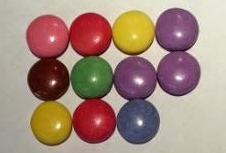
#> input picture images/smarties01.JPG, 226 x 153 px, found by its file name
$ python GDV_tutorial_07.py   (older library calls are emulated)
#> lines starting #> are read from the running program, lines starting #| are printed output that depends on the picture; after the words box and inside, x2 and y2 are one past the last pixel; in counts of white or black regions, pixels touching at a corner belong together
import cv2
import numpy as np

### Goal: Count the number of green smarties in the images
# define green in HSV
hue = 60  # 60 is pure green
hue_range = 10
saturation = 155
saturation_range = 100
value = 155
value_range = 100
lower_green = np.array([hue - hue_range,saturation - saturation_range,value - value_range])
upper_green = np.array([hue + hue_range,saturation + saturation_range,value + value_range])

# load image
img = cv2.imread('images\smarties01.JPG',cv2.IMREAD_COLOR)
#> img is the input picture: shape (153, 226, 3); mean B, G, R 124.7, 137.2, 164
img = cv2.resize(img,(800,600))
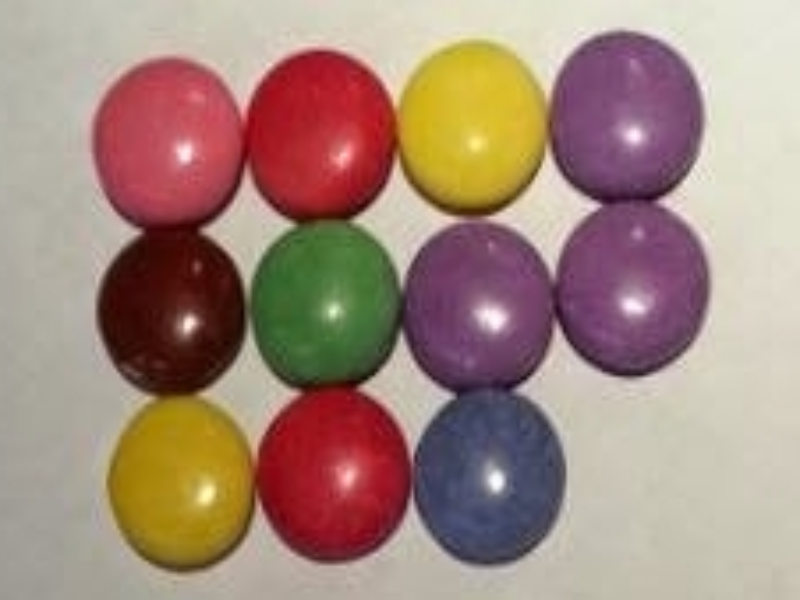
#> img: shape (600, 800, 3); mean B, G, R 124.6, 137.1, 163.9

# convert to HSV
hsv = cv2.cvtColor(img, cv2.COLOR_BGR2HSV)
#> hsv: shape (600, 800, 3); mean H, S, V 65.8, 84.4, 166.5

# create a mask
mask = cv2.inRange(hsv, lower_green, upper_green)
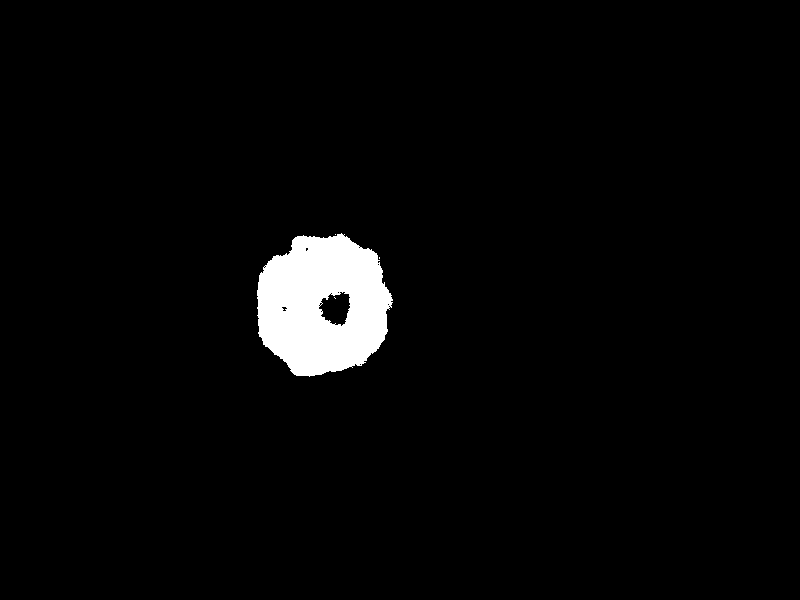
#> mask: shape (600, 800); 3% white; 4 white regions (3 under 20 px), largest, box (x1, y1, x2, y2) and area: (257, 233, 393, 377) 14237


## morphological operations code
# optional mapping of values with morphological shapes
def morph_shape(val):
    if val == 0:
        return cv2.MORPH_RECT
    elif val == 1:
        return cv2.MORPH_CROSS
    elif val == 2:
        return cv2.MORPH_ELLIPSE

# dilation with parameters
def dilatation(img,size,shape):
    element = cv2.getStructuringElement(shape, (2 * size + 1, 2 * size + 1),
                                       (size, size))
    return cv2.dilate(img, element)

# opening
def opening(img,size,shape):
#> called with size = 7, shape = 2
    element = cv2.getStructuringElement(shape, (2 * size + 1, 2 * size + 1),
                                       (size, size))
    return cv2.morphologyEx(img, cv2.MORPH_OPEN, element)
#> returned value: shape (600, 800); 2.9% white; 1 white region, box (x1, y1, x2, y2) and area: (257, 235, 391, 377) 14014

#setting the parameters
kernel_shape = morph_shape(2)
kernel_size = 7
#mask = dilatation(mask,kernel_size,kernel_shape)
mask = opening(mask,kernel_size,kernel_shape)

# mask out green parts as binary image
result = cv2.bitwise_and(img, img, mask=mask)
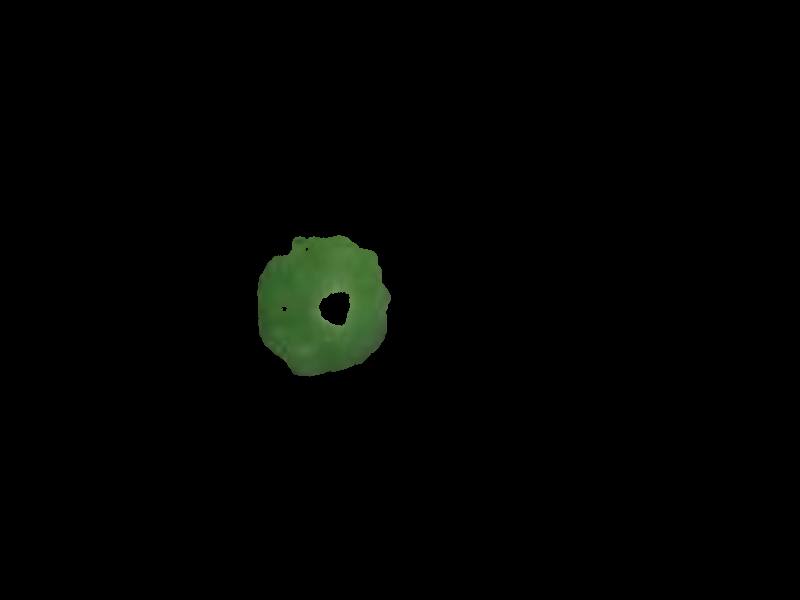
#> result: shape (600, 800, 3); mean B, G, R 1.5, 3.1, 1.9

# find connected components
connectivity = 4
(numLabels, labels, stats, centroids) = cv2.connectedComponentsWithStats(mask, connectivity, cv2.CV_32S)
#> numLabels = 2; stats = [[0, 0, 800, 600, 465986], [257, 235, 134, 142, 14014]]; centroids = [[401.8, 299.3], [321.9, 304.8]]


# print out number of connected components and be aware that The first connected component, with an ID of 0
# is always the background. We typically ignore the background, but if you ever need it, keep in mind that ID 0
# contains it.
print('We have found ', str(numLabels-1),' green smarties.')
#| We have found  1  green smarties.

# find center of mass and draw a mark in the original image
red_BGR = (0,0,255)
circle_size = 10
circle_thickness = 5
min_size = 10

# go through all (reasonable) found connected components
for i in range(1,numLabels):
    # check size and roundness as plausibility
    x = stats[i, cv2.CC_STAT_LEFT]
    y = stats[i, cv2.CC_STAT_TOP]
    w = stats[i, cv2.CC_STAT_WIDTH]
    h = stats[i, cv2.CC_STAT_HEIGHT]
    if w < min_size or h < min_size:
        print ('Found a too small component.')
        break # found component is too small to be correct
    if w > h:
        roundness = 1.0 / (w/h)
    elif h > w:
        roundness = 1.0 / (h/w)
    if (roundness > 2):
        print ('Found a component that is not round enough.')
        break # ratio of width and height is not suitable

    # find and draw center
    center = centroids[i]
    center = np.round(center)
    center = center.astype(int)
    cv2.circle(img,center,circle_size,red_BGR,circle_thickness)
    # find and draw bounding box

    cv2.rectangle(img, (x, y), (x + w, y + h), (0, 255, 0), 3)
#> this loop made 1 pass
#> (x, y, w, h, roundness, center) on pass 1: (257, 235, 134, 142, 0.944, [322, 305])
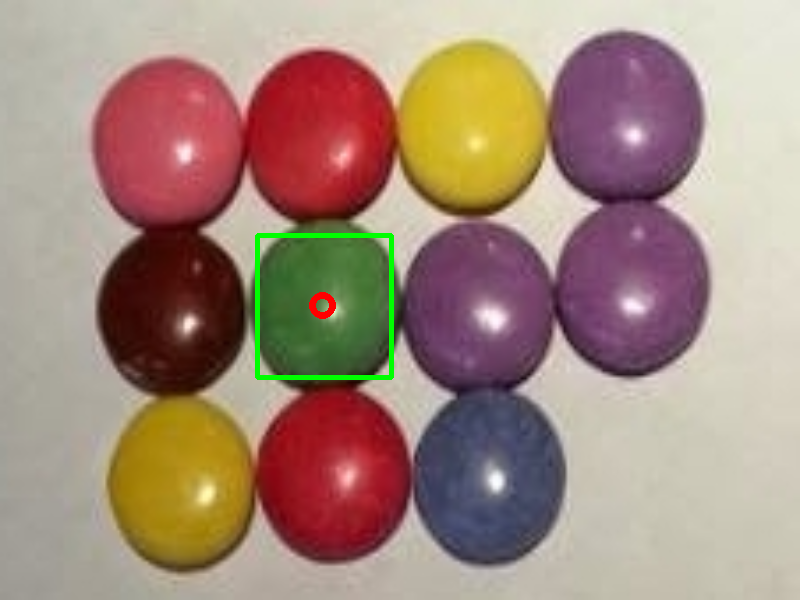
#> img: shape (600, 800, 3); 0.66% of pixels changed, all inside (x1, y1, x2, y2) = (255, 233, 394, 380)


# show the original image with drawings in one window
cv2.imshow('Original image', img)
# show the masked image in another window
cv2.imshow('Masked image', result)
# show the mask image in another window
cv2.imshow('Mask image', mask)

cv2.waitKey(0)
cv2.destroyAllWindows()

$ run again, with images/smarties02.JPG copied over images/smarties01.JPG
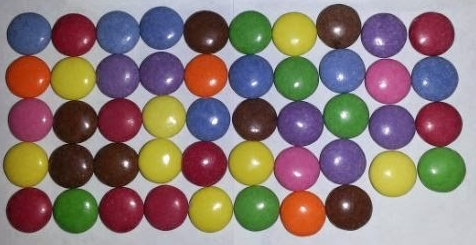
#> input picture images/smarties02.JPG, 476 x 245 px, found by its file name
#> img is the input picture: shape (245, 476, 3); mean B, G, R 116.3, 120.7, 137.6
#> hsv: shape (600, 800, 3); mean H, S, V 94.6, 102.7, 153.3
#> mask: shape (600, 800); 7.5% white; 14 white regions (6 under 20 px), largest, box (x1, y1, x2, y2) and area: (703, 363, 783, 471) 6569, (544, 231, 620, 338) 6255, (462, 141, 536, 247) 6012
#> `(numLabels, labels, stats, centroids) = cv2.connectedComponentsWithSta..`:
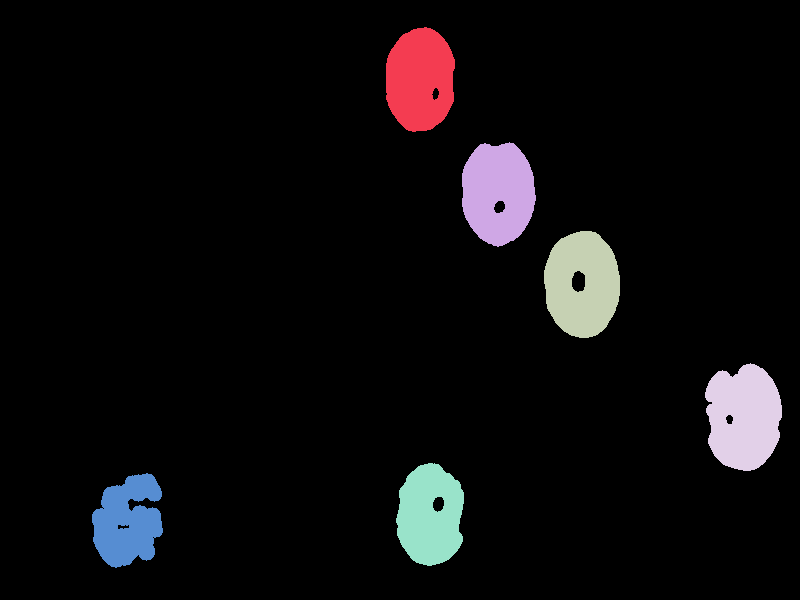
#> labels: shape (600, 800) int32; 7 distinct labels, from 0 to 6; one colour per label, 0 black
#> numLabels = 7; stats = [[0, 0, 800, 600, 445446], [386, 27, 69, 105, 5777], [462, 142, 74, 105, 5985], [544, 231, 76, 107, 6239], [705, 363, 77, 108, 6419], [396, 463, 68, 103, 5363], [92, 473, 71, 95, 4771]]; centroids = [[393, 297.4], [419.7, 79.1], [497.7, 192.3], [581.8, 283.8], [743.2, 416.8], [429.7, 514.9], [127.4, 521.3]]
#| We have found  6  green smarties.
#> the loop `for i in range(1,numLabels):` made 6 passes
#> (x, y, w, h, roundness, center) on passes 1 to 6: (386, 27, 69, 105, 0.657, [420, 79]), (462, 142, 74, 105, 0.705, [498, 192]), (544, 231, 76, 107, 0.71, [582, 284]), (705, 363, 77, 108, 0.713, [743, 417]), (396, 463, 68, 103, 0.66, [430, 515]), (92, 473, 71, 95, 0.747, [127, 521])
#> after the loop `for i in range(1,numLabels):`:
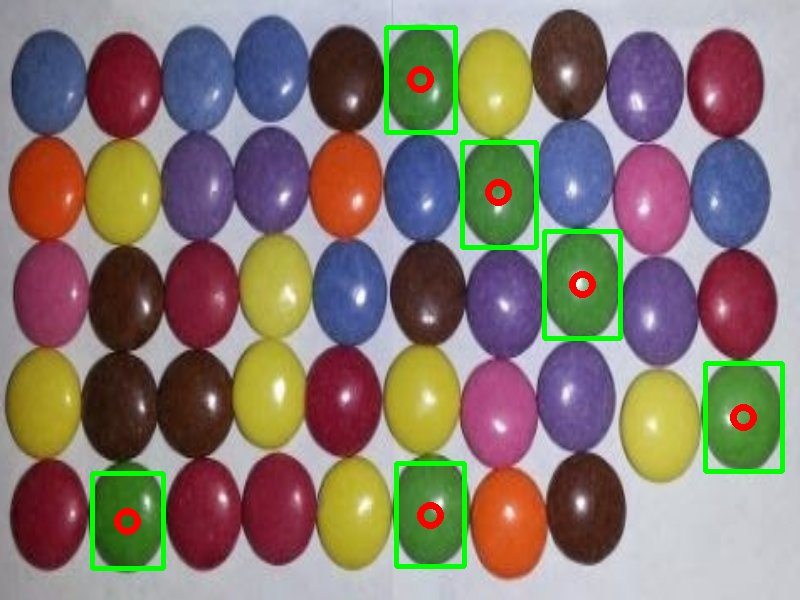
#> img: shape (600, 800, 3); mean B, G, R 112.5, 121.9, 135.2

$ run again, with images/smarties03.JPG copied over images/smarties01.JPG
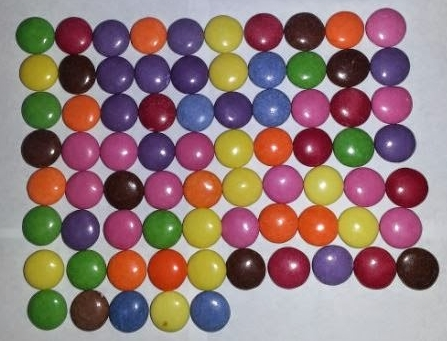
#> input picture images/smarties03.JPG, 447 x 341 px, found by its file name
#> img is the input picture: shape (341, 447, 3); mean B, G, R 119.3, 121.1, 146
#> hsv: shape (600, 800, 3); mean H, S, V 96.7, 97.1, 156.7
#> mask: shape (600, 800); 5.3% white; 19 white regions (9 under 20 px), largest, box (x1, y1, x2, y2) and area: (598, 226, 670, 294) 3688, (514, 91, 583, 156) 3507, (49, 512, 120, 581) 3503
#> `(numLabels, labels, stats, centroids) = cv2.connectedComponentsWithSta..`:
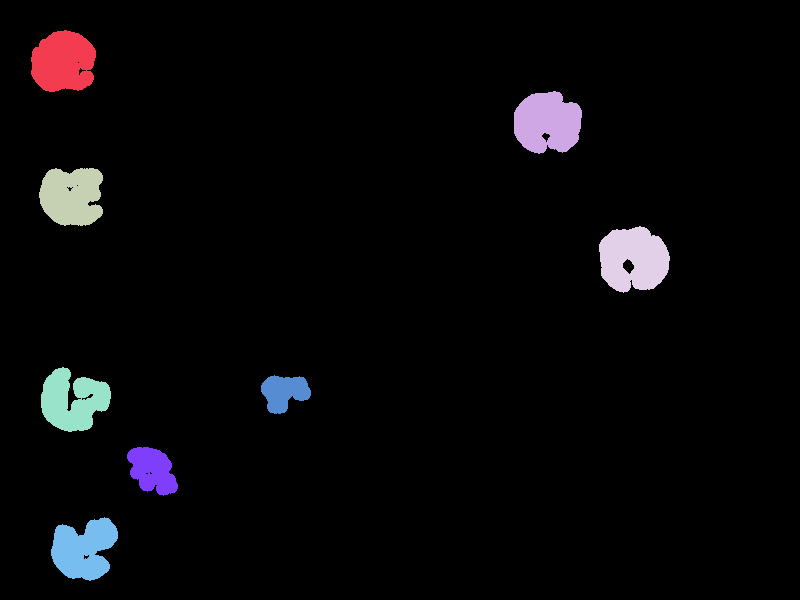
#> labels: shape (600, 800) int32; 9 distinct labels, from 0 to 8; one colour per label, 0 black
#> numLabels = 9; stats = [[0, 0, 800, 600, 457941], [31, 30, 65, 62, 3185], [514, 91, 68, 63, 3322], [39, 168, 64, 58, 3046], [599, 226, 71, 67, 3577], [41, 367, 70, 65, 2998], [261, 375, 50, 39, 1300], [127, 447, 51, 49, 1697], [51, 517, 67, 64, 2934]]; centroids = [[406.5, 300.3], [62.94, 61.62], [547, 122.3], [71.37, 195.8], [633.1, 258.8], [72.54, 400.3], [283.7, 391.7], [151.9, 469.9], [83.32, 548.8]]
#| We have found  8  green smarties.
#> the loop `for i in range(1,numLabels):` made 8 passes
#> (x, y, w, h, roundness, center) on passes 1 to 8: (31, 30, 65, 62, 0.954, [63, 62]), (514, 91, 68, 63, 0.926, [547, 122]), (39, 168, 64, 58, 0.906, [71, 196]), (599, 226, 71, 67, 0.944, [633, 259]), (41, 367, 70, 65, 0.929, [73, 400]), (261, 375, 50, 39, 0.78, [284, 392]), (127, 447, 51, 49, 0.961, [152, 470]), (51, 517, 67, 64, 0.955, [83, 549])
#> after the loop `for i in range(1,numLabels):`:
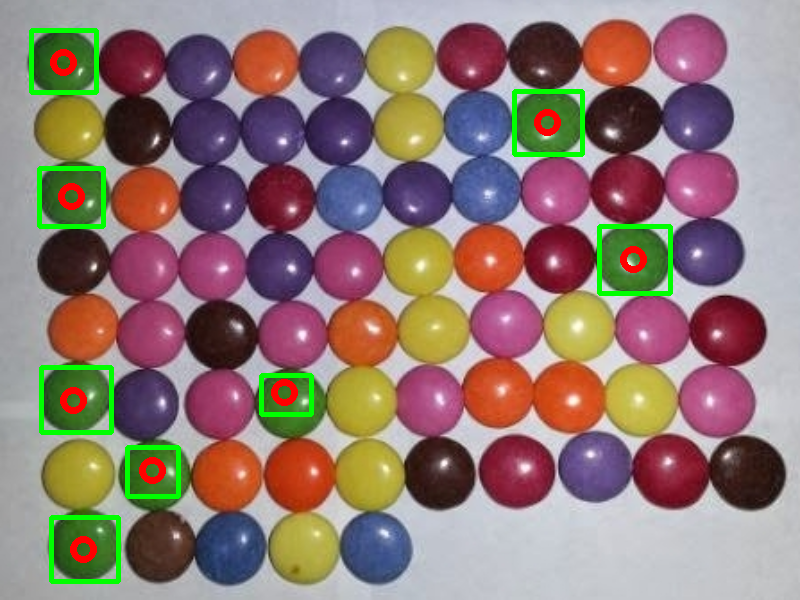
#> img: shape (600, 800, 3); mean B, G, R 116.6, 122.6, 144.8
